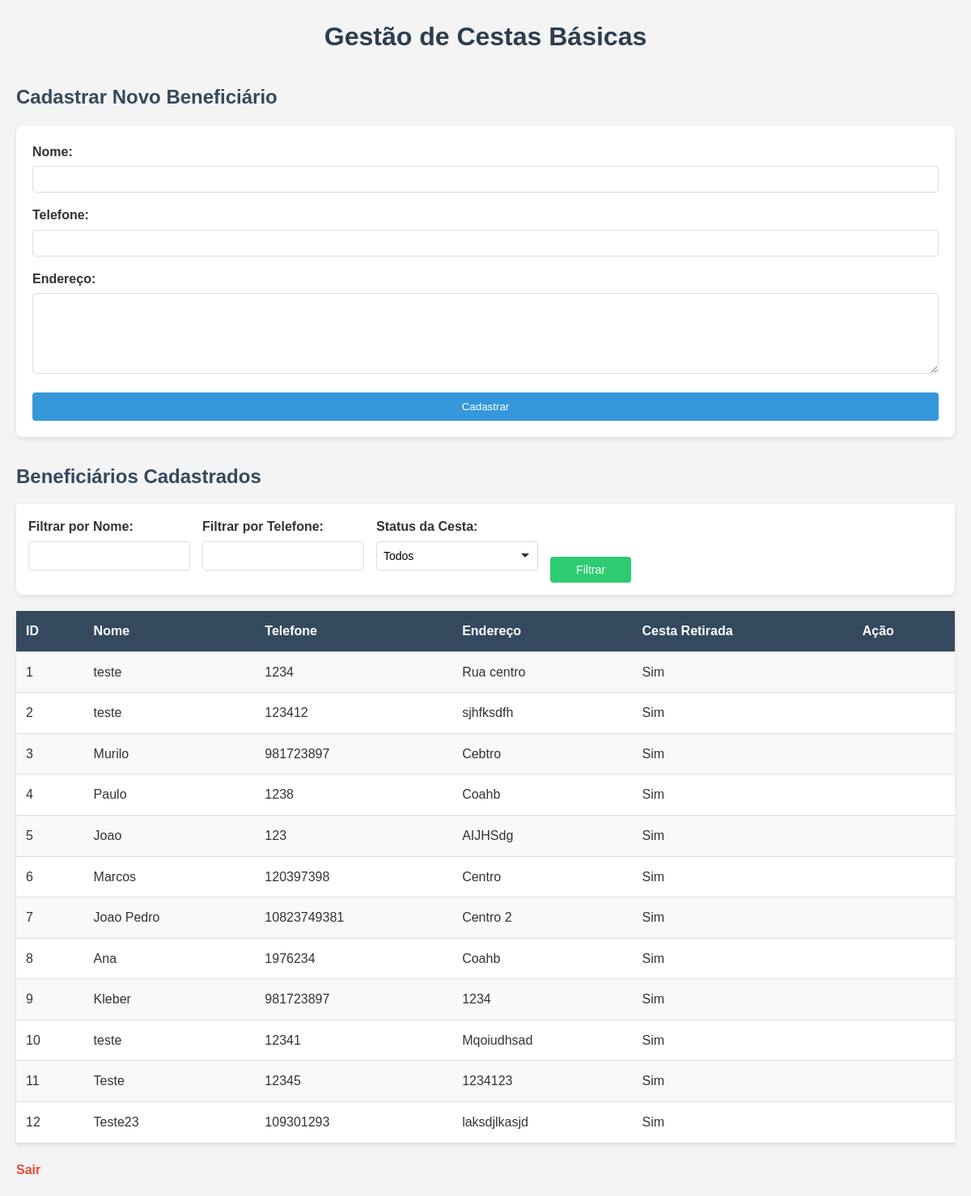
/dashboard (signed in), run on the app's committed database.
### tables this page shows
CREATE TABLE beneficiarios (
            id INTEGER PRIMARY KEY AUTOINCREMENT,
            nome VARCHAR(100),
            telefone VARCHAR(20),
            endereco TEXT,
            cesta_retirada BOOLEAN DEFAULT 0,
            data_cadastro DATETIME DEFAULT CURRENT_TIMESTAMP
        );

### app.py (the view)
@app.route('/dashboard', methods=['GET'])
def dashboard():
    if not session.get('logged_in'):
        return redirect('/login')
    nome_filtro = request.args.get('nome', '').strip()
    telefone_filtro = request.args.get('telefone', '').strip()  # Novo filtro por telefone
    status_filtro = request.args.get('status', 'todos')  # 'todos', 'retirada', 'nao_retirada'
    conn = get_db()
    query = 'SELECT * FROM beneficiarios WHERE 1=1'
    params = []
    if nome_filtro:
        query += ' AND nome LIKE ?'
        params.append(f'%{nome_filtro}%')
    if telefone_filtro:
        query += ' AND telefone LIKE ?'
        params.append(f'%{telefone_filtro}%')
    if status_filtro == 'retirada':
        query += ' AND cesta_retirada = 1'
    elif status_filtro == 'nao_retirada':
        query += ' AND cesta_retirada = 0'
    beneficiarios = conn.execute(query, params).fetchall()
    conn.close()
    return render_template('dashboard.html', beneficiarios=beneficiarios,
                          nome_filtro=nome_filtro, status_filtro=status_filtro,
                          error_message=request.args.get('error_message', ''))

### app.py (called while the page is built)
def get_db():
    conn = sqlite3.connect('cestas.db')
    conn.row_factory = sqlite3.Row  # Para retornar resultados como dicionários
    return conn

### templates/dashboard.html (shortened to what this page needs)
<!DOCTYPE html>
<html lang="pt-BR">
<head>
    <link rel="stylesheet" href="{{ url_for('static', filename='style.css') }}">
</head>
<body>
    <h1>Gestão de Cestas Básicas</h1>
    <div class="section-title">
        <h2>Cadastrar Novo Beneficiário</h2>
    </div>
    <form method="POST" action="/cadastrar">
        <label>Nome:</label>
        <input type="text" name="nome" required>
        <label>Telefone:</label>
        <input type="text" name="telefone" required>
        <label>Endereço:</label>
        <textarea name="endereco" required></textarea>
        <button type="submit">Cadastrar</button>
    </form>
    <div class="section-title">
        <h2>Beneficiários Cadastrados</h2>
    </div>
    <form method="GET" action="/dashboard" class="filter-form">
        <div class="filter-group">
            <label for="nome">Filtrar por Nome:</label>
            <input type="text" id="nome" name="nome" value="{{ nome_filtro }}">
        </div>
        <div class="filter-group">
            <label for="telefone">Filtrar por Telefone:</label>
            <input type="text" id="telefone" name="telefone" value="{{ telefone_filtro }}">
        </div>
        <div class="filter-group">
            <label for="status">Status da Cesta:</label>
            <select id="status" name="status">
                <option value="todos" {% if status_filtro == 'todos' %}selected{% endif %}>Todos</option>
            </select>
        </div>
        <div class="filter-group">
            <button type="submit">Filtrar</button>
        </div>
    </form>
    <table>
        <tr>
            <th>ID</th>
            <th>Nome</th>
            <th>Telefone</th>
            <th>Endereço</th>
            <th>Cesta Retirada</th>
            <th>Ação</th>
        </tr>
        {% for beneficiario in beneficiarios %}
        <tr>
            <td>{{ beneficiario['id'] }}</td>
            <td>{{ beneficiario['nome'] }}</td>
            <td>{{ beneficiario['telefone'] }}</td>
            <td>{{ beneficiario['endereco'] }}</td>
            <td>{{ 'Sim' if beneficiario['cesta_retirada'] else 'Não' }}</td>
            <td>
            </td>
        </tr>
        {% endfor %}
    </table>
    <a href="/logout">Sair</a>
</body>
</html>

### static/style.css (style rules this page uses)
* { margin: 0; padding: 0; box-sizing: border-box; font-family: Arial, sans-serif; }
body { background-color: #f4f4f4; color: #333; padding: 20px; line-height: 1.6; }
h1 { color: #2c3e50; text-align: center; margin-bottom: 20px; }
h2 { color: #34495e; margin-top: 30px; margin-bottom: 15px; }
form { background-color: #fff; padding: 20px; border-radius: 8px; box-shadow: 0 2px 5px rgba(0, 0, 0, 0.1); max-width: 500px; margin: 0 auto 30px; }
label { display: block; margin-bottom: 5px; font-weight: bold; }
input[type="text"], input[type="password"], textarea { width: 100%; padding: 8px; margin-bottom: 15px; border: 1px solid #ddd; border-radius: 4px; }
textarea { height: 100px; resize: vertical; }
button { background-color: #3498db; color: #fff; padding: 10px 15px; border: none; border-radius: 4px; cursor: pointer; width: 100%; }
table { width: 100%; border-collapse: collapse; background-color: #fff; box-shadow: 0 2px 5px rgba(0, 0, 0, 0.1); }
th, td { padding: 12px; text-align: left; border-bottom: 1px solid #ddd; }
th { background-color: #34495e; color: #fff; }
tr:nth-child(even) { background-color: #f9f9f9; }
a { display: inline-block; margin-top: 20px; color: #e74c3c; text-decoration: none; font-weight: bold; }
body > * { max-width: 1200px; margin-left: auto; margin-right: auto; }
select { width: 100%; padding: 8px; margin-bottom: 15px; border: 1px solid #ddd; border-radius: 4px; background-color: #fff; }
.filter-form { display: flex; align-items: flex-end; gap: 15px; background-color: #fff; padding: 15px; border-radius: 0 0 8px 8px; box-shadow: 0 2px 5px rgba(0, 0, 0, 0.1); margin-bottom: 20px; border-top: none; }
.filter-group { display: flex; flex-direction: column; }
.filter-group label { margin-bottom: 5px; }
.filter-group input[type="text"], .filter-group select, .filter-group button { width: 250px; height: 36px; padding: 0 8px; border: 1px solid #ddd; border-radius: 4px; box-sizing: border-box; font-size: 14px; vertical-align: middle; }
.filter-group select { appearance: none; -webkit-appearance: none; -moz-appearance: none; background-size: 10px; padding: 0 30px 0 8px; height: 36px; line-height: normal; display: flex; align-items: center; }
.filter-group button { width: 100px; background-color: #2ecc71; color: #fff; border: none; cursor: pointer; padding: 0 8px; line-height: auto; }
.filter-group input[type="text"], .filter-group select { width: 200px; padding: 8px; border: 1px solid #ddd; border-radius: 4px; }
.filter-group button { padding: 8px 15px; background-color: #2ecc71; color: #fff; border: none; border-radius: auto; cursor: pointer; height: auto; }

### data on the page
beneficiarios: id "1", nome "teste", telefone "1234", endereco "Rua centro", cesta_retirada "Sim"
beneficiarios: id "2", nome "teste", telefone "123412", endereco "sjhfksdfh", cesta_retirada "Sim"
beneficiarios: id "3", nome "Murilo", telefone "981723897", endereco "Cebtro", cesta_retirada "Sim"
beneficiarios: id "4", nome "Paulo", telefone "1238", endereco "Coahb", cesta_retirada "Sim"
beneficiarios: id "5", nome "Joao", telefone "123", endereco "AIJHSdg", cesta_retirada "Sim"
beneficiarios: id "6", nome "Marcos", telefone "120397398", endereco "Centro", cesta_retirada "Sim"
beneficiarios: id "7", nome "Joao Pedro", telefone "10823749381", endereco "Centro 2", cesta_retirada "Sim"
beneficiarios: id "8", nome "Ana", telefone "1976234", endereco "Coahb", cesta_retirada "Sim"
beneficiarios: id "9", nome "Kleber", telefone "981723897", endereco "1234", cesta_retirada "Sim"
beneficiarios: id "10", nome "teste", telefone "12341", endereco "Mqoiudhsad", cesta_retirada "Sim"
beneficiarios: id "11", nome "Teste", telefone "12345", endereco "1234123", cesta_retirada "Sim"
beneficiarios: id "12", nome "Teste23", telefone "109301293", endereco "laksdjlkasjd", cesta_retirada "Sim"
